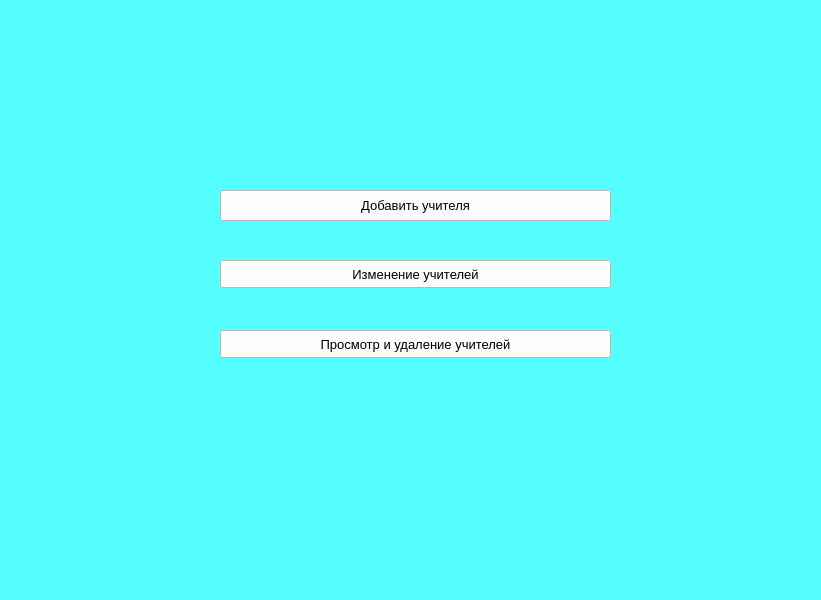
<?xml version="1.0" encoding="UTF-8"?>
<ui version="4.0">
 <class>Form</class>
 <widget class="QWidget" name="Form">
  <property name="geometry">
   <rect>
    <x>0</x>
    <y>0</y>
    <width>821</width>
    <height>600</height>
   </rect>
  </property>
  <property name="windowTitle">
   <string>teachers_menu</string>
  </property>
  <property name="styleSheet">
   <string notr="true">background-color: rgb(85, 255, 255);</string>
  </property>
  <widget class="QPushButton" name="push_add_teacher">
   <property name="geometry">
    <rect>
     <x>220</x>
     <y>190</y>
     <width>391</width>
     <height>31</height>
    </rect>
   </property>
   <property name="font">
    <font>
     <pointsize>10</pointsize>
    </font>
   </property>
   <property name="styleSheet">
    <string notr="true">background-color: rgb(255, 255, 255);</string>
   </property>
   <property name="text">
    <string>Добавить учителя</string>
   </property>
  </widget>
  <widget class="QPushButton" name="push_del_teacher">
   <property name="geometry">
    <rect>
     <x>220</x>
     <y>330</y>
     <width>391</width>
     <height>28</height>
    </rect>
   </property>
   <property name="font">
    <font>
     <pointsize>10</pointsize>
    </font>
   </property>
   <property name="styleSheet">
    <string notr="true">background-color: rgb(255, 255, 255);</string>
   </property>
   <property name="text">
    <string>Просмотр и удаление учителей</string>
   </property>
  </widget>
  <widget class="QPushButton" name="push_change_teachers">
   <property name="geometry">
    <rect>
     <x>220</x>
     <y>260</y>
     <width>391</width>
     <height>28</height>
    </rect>
   </property>
   <property name="font">
    <font>
     <pointsize>10</pointsize>
    </font>
   </property>
   <property name="styleSheet">
    <string notr="true">background-color: rgb(255, 255, 255);</string>
   </property>
   <property name="text">
    <string>Изменение учителей</string>
   </property>
  </widget>
  <widget class="QLabel" name="label">
   <property name="geometry">
    <rect>
     <x>550</x>
     <y>380</y>
     <width>251</width>
     <height>181</height>
    </rect>
   </property>
   <property name="text">
    <string/>
   </property>
   <property name="pixmap">
    <pixmap>../pictures/pngwing.com (7).png</pixmap>
   </property>
  </widget>
 </widget>
 <resources/>
 <connections/>
</ui>
